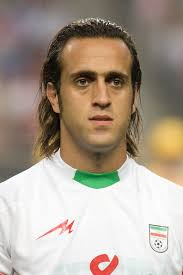
#> input picture cv-lab9/karimi.jpg, 183 x 275 px, found by its file name
$ python affine.py
#> lines starting #> are read from the running program, lines starting #| are printed output that depends on the picture
import cv2
import numpy as np

I = cv2.imread('karimi.jpg')
#> I is the input picture: shape (275, 183, 3); mean B, G, R 144.4, 158.4, 171.7

t = np.array([[30],
              [160]], dtype=np.float32)
A = np.array([[.7, 0.8],
              [-0.3, .6]], dtype=np.float32)


M = np.hstack([A,t])

output_size = (I.shape[1], I.shape[0])
#> output_size = (183, 275)
J = cv2.warpAffine(I,M,  output_size)
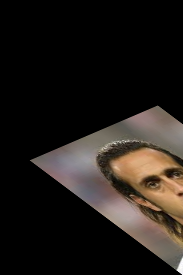
#> J: shape (275, 183, 3); mean B, G, R 25.1, 29.1, 34.4

cv2.imshow('I',I)
cv2.waitKey(0)
cv2.imshow('J',J)
cv2.waitKey(0)
